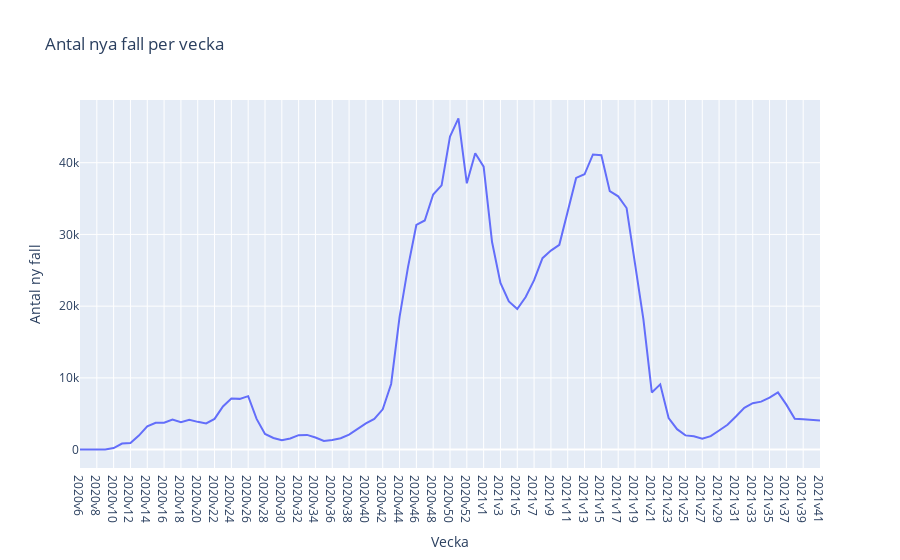

Notebook code cell kept with this figure:
### Code cell
## Plot for number of cases in plotly express
fig = px.line(covid19_cases, x="Vecka", y="Antal_fall_vecka", title="Antal nya fall per vecka",
            labels={"Antal_fall_vecka": "Antal ny fall"})
fig.update_layout(hovermode="x")
fig.update_xaxes(
    showspikes=True,
    spikedash="solid"
)
fig.show()
fig.write_html("visualizations/NewCasesPerWeek.html")

### Figure 1 — Plotly figure (JSON) as saved in the notebook; plotly's stock layout.template omitted (floating-point values rounded to 4 significant figures)
{"data": [{"hovertemplate": "Vecka=%{x}<br>Antal ny fall=%{y}<extra></extra>", "legendgroup": "", "line": {"color": "#636efa", "dash": "solid"}, "marker": {"symbol": "circle"}, "mode": "lines", "name": "", "orientation": "v", "showlegend": false, "type": "scatter", "x": ["2020v6", "2020v7", "2020v8", "2020v9", "2020v10", "2020v11", "2020v12", "2020v13", "2020v14", "2020v15", "2020v16", "2020v17", "2020v18", "2020v19", "2020v20", "2020v21", "2020v22", "2020v23", "2020v24", "2020v25", "2020v26", "2020v27", "2020v28", "2020v29", "2020v30", "2020v31", "2020v32", "2020v33", "2020v34", "2020v35", "2020v36", "2020v37", "2020v38", "2020v39", "2020v40", "2020v41", "2020v42", "2020v43", "2020v44", "2020v45", "2020v46", "2020v47", "2020v48", "2020v49", "2020v50", "2020v51", "2020v52", "2020v53", "2021v1", "2021v2", "2021v3", "2021v4", "2021v5", "2021v6", "2021v7", "2021v8", "2021v9", "2021v10", "2021v11", "2021v12", "2021v13", "2021v14", "2021v15", "2021v16", "2021v17", "2021v18", "2021v19", "2021v20", "2021v21", "2021v22", "2021v23", "2021v24", "2021v25", "2021v26", "2021v27", "2021v28", "2021v29", "2021v30", "2021v31", "2021v32", "2021v33", "2021v34", "2021v35", "2021v36", "2021v37", "2021v38", "2021v39", "2021v40", "2021v41"], "xaxis": "x", "y": [1, 0, 0, 13, 211, 838, 924, 1957, 3229, 3740, 3752, 4203, 3832, 4153, 3869, 3659, 4280, 6021, 7123, 7073, 7455, 4279, 2179, 1622, 1316, 1556, 2014, 2052, 1687, 1200, 1332, 1592, 2080, 2919, 3642, 4278, 5620, 9155, 18474, 25405, 31319, 31944, 35560, 36837, 43631, 46177, 37134, 41323, 39455, 28942, 23230, 20660, 19605, 21283, 23615, 26690, 27748, 28555, 33033, 37881, 38386, 41147, 41038, 36032, 35306, 33680, 25916, 18169, 7974, 9094, 4394, 2848, 1982, 1869, 1514, 1881, 2662, 3459, 4608, 5820, 6466, 6688, 7236, 7972, 6266, 4298, 4241, 4141, 4062], "yaxis": "y"}], "layout": {"hovermode": "x", "legend": {"tracegroupgap": 0}, "title": {"text": "Antal nya fall per vecka"}, "xaxis": {"anchor": "y", "domain": [0, 1], "showspikes": true, "spikedash": "solid", "title": {"text": "Vecka"}}, "yaxis": {"anchor": "x", "domain": [0, 1], "title": {"text": "Antal ny fall"}}}}
